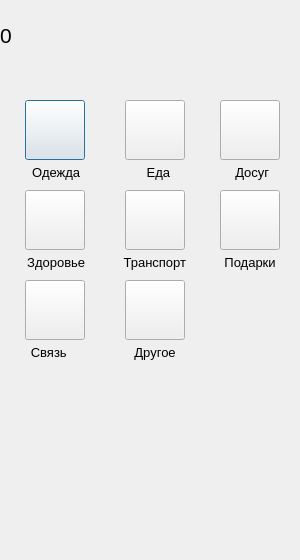
<?xml version="1.0" encoding="UTF-8"?>
<ui version="4.0">
 <class>Dialog3</class>
 <widget class="QDialog" name="Dialog3">
  <property name="geometry">
   <rect>
    <x>0</x>
    <y>0</y>
    <width>300</width>
    <height>560</height>
   </rect>
  </property>
  <property name="windowTitle">
   <string>Dialog</string>
  </property>
  <property name="windowIcon">
   <iconset resource="pictures.qrc">
    <normaloff>:/pict/img/categories.svg</normaloff>:/pict/img/categories.svg</iconset>
  </property>
  <widget class="QLabel" name="label_4">
   <property name="geometry">
    <rect>
     <x>210</x>
     <y>160</y>
     <width>141</width>
     <height>25</height>
    </rect>
   </property>
   <property name="font">
    <font>
     <pointsize>10</pointsize>
    </font>
   </property>
   <property name="text">
    <string>       Досуг</string>
   </property>
  </widget>
  <widget class="QPushButton" name="pushButton">
   <property name="geometry">
    <rect>
     <x>25</x>
     <y>100</y>
     <width>60</width>
     <height>60</height>
    </rect>
   </property>
   <property name="font">
    <font>
     <pointsize>20</pointsize>
    </font>
   </property>
   <property name="text">
    <string/>
   </property>
   <property name="icon">
    <iconset resource="pictures.qrc">
     <normaloff>:/pict/img/clothes.svg</normaloff>:/pict/img/clothes.svg</iconset>
   </property>
   <property name="iconSize">
    <size>
     <width>50</width>
     <height>50</height>
    </size>
   </property>
  </widget>
  <widget class="QLabel" name="label_3">
   <property name="geometry">
    <rect>
     <x>125</x>
     <y>160</y>
     <width>81</width>
     <height>25</height>
    </rect>
   </property>
   <property name="font">
    <font>
     <pointsize>10</pointsize>
    </font>
   </property>
   <property name="text">
    <string>      Еда</string>
   </property>
  </widget>
  <widget class="QPushButton" name="pushButton_3">
   <property name="geometry">
    <rect>
     <x>220</x>
     <y>100</y>
     <width>60</width>
     <height>60</height>
    </rect>
   </property>
   <property name="font">
    <font>
     <pointsize>14</pointsize>
    </font>
   </property>
   <property name="text">
    <string/>
   </property>
   <property name="icon">
    <iconset resource="pictures.qrc">
     <normaloff>:/pict/img/freetime.svg</normaloff>:/pict/img/freetime.svg</iconset>
   </property>
   <property name="iconSize">
    <size>
     <width>50</width>
     <height>50</height>
    </size>
   </property>
  </widget>
  <widget class="QPushButton" name="pushButton_2">
   <property name="geometry">
    <rect>
     <x>125</x>
     <y>100</y>
     <width>60</width>
     <height>60</height>
    </rect>
   </property>
   <property name="font">
    <font>
     <pointsize>14</pointsize>
    </font>
   </property>
   <property name="text">
    <string/>
   </property>
   <property name="icon">
    <iconset resource="pictures.qrc">
     <normaloff>:/pict/img/food.svg</normaloff>:/pict/img/food.svg</iconset>
   </property>
   <property name="iconSize">
    <size>
     <width>50</width>
     <height>50</height>
    </size>
   </property>
  </widget>
  <widget class="QLabel" name="label">
   <property name="geometry">
    <rect>
     <x>0</x>
     <y>0</y>
     <width>300</width>
     <height>70</height>
    </rect>
   </property>
   <property name="font">
    <font>
     <pointsize>16</pointsize>
    </font>
   </property>
   <property name="styleSheet">
    <string notr="true">QLabel {
  qproperty-alignment: ' AlignVCenter | AlignRight';
  border: 1px solid gray;
}

background-color : white;</string>
   </property>
   <property name="text">
    <string>0</string>
   </property>
  </widget>
  <widget class="QLabel" name="label_5">
   <property name="geometry">
    <rect>
     <x>20</x>
     <y>250</y>
     <width>91</width>
     <height>25</height>
    </rect>
   </property>
   <property name="font">
    <font>
     <pointsize>10</pointsize>
    </font>
   </property>
   <property name="text">
    <string>  Здоровье</string>
   </property>
  </widget>
  <widget class="QPushButton" name="pushButton_4">
   <property name="geometry">
    <rect>
     <x>25</x>
     <y>190</y>
     <width>60</width>
     <height>60</height>
    </rect>
   </property>
   <property name="font">
    <font>
     <pointsize>14</pointsize>
    </font>
   </property>
   <property name="text">
    <string/>
   </property>
   <property name="icon">
    <iconset resource="pictures.qrc">
     <normaloff>:/pict/img/health.svg</normaloff>:/pict/img/health.svg</iconset>
   </property>
   <property name="iconSize">
    <size>
     <width>50</width>
     <height>50</height>
    </size>
   </property>
  </widget>
  <widget class="QLabel" name="label_2">
   <property name="geometry">
    <rect>
     <x>25</x>
     <y>160</y>
     <width>91</width>
     <height>25</height>
    </rect>
   </property>
   <property name="font">
    <font>
     <pointsize>10</pointsize>
    </font>
   </property>
   <property name="text">
    <string>  Одежда</string>
   </property>
  </widget>
  <widget class="QPushButton" name="pushButton_5">
   <property name="geometry">
    <rect>
     <x>125</x>
     <y>190</y>
     <width>60</width>
     <height>60</height>
    </rect>
   </property>
   <property name="font">
    <font>
     <pointsize>20</pointsize>
    </font>
   </property>
   <property name="text">
    <string/>
   </property>
   <property name="icon">
    <iconset resource="pictures.qrc">
     <normaloff>:/pict/img/transport.svg</normaloff>:/pict/img/transport.svg</iconset>
   </property>
   <property name="iconSize">
    <size>
     <width>50</width>
     <height>50</height>
    </size>
   </property>
  </widget>
  <widget class="QPushButton" name="pushButton_6">
   <property name="geometry">
    <rect>
     <x>220</x>
     <y>190</y>
     <width>60</width>
     <height>60</height>
    </rect>
   </property>
   <property name="font">
    <font>
     <pointsize>20</pointsize>
    </font>
   </property>
   <property name="text">
    <string/>
   </property>
   <property name="icon">
    <iconset resource="pictures.qrc">
     <normaloff>:/pict/img/present.svg</normaloff>:/pict/img/present.svg</iconset>
   </property>
   <property name="iconSize">
    <size>
     <width>50</width>
     <height>50</height>
    </size>
   </property>
  </widget>
  <widget class="QPushButton" name="pushButton_7">
   <property name="geometry">
    <rect>
     <x>25</x>
     <y>280</y>
     <width>60</width>
     <height>60</height>
    </rect>
   </property>
   <property name="font">
    <font>
     <pointsize>20</pointsize>
    </font>
   </property>
   <property name="text">
    <string/>
   </property>
   <property name="icon">
    <iconset resource="pictures.qrc">
     <normaloff>:/pict/img/telephone.svg</normaloff>:/pict/img/telephone.svg</iconset>
   </property>
   <property name="iconSize">
    <size>
     <width>50</width>
     <height>50</height>
    </size>
   </property>
  </widget>
  <widget class="QPushButton" name="pushButton_8">
   <property name="geometry">
    <rect>
     <x>125</x>
     <y>280</y>
     <width>60</width>
     <height>60</height>
    </rect>
   </property>
   <property name="font">
    <font>
     <pointsize>20</pointsize>
    </font>
   </property>
   <property name="text">
    <string/>
   </property>
   <property name="icon">
    <iconset resource="pictures.qrc">
     <normaloff>:/pict/img/other.svg</normaloff>:/pict/img/other.svg</iconset>
   </property>
   <property name="iconSize">
    <size>
     <width>50</width>
     <height>50</height>
    </size>
   </property>
  </widget>
  <widget class="QLabel" name="label_6">
   <property name="geometry">
    <rect>
     <x>120</x>
     <y>250</y>
     <width>91</width>
     <height>25</height>
    </rect>
   </property>
   <property name="font">
    <font>
     <pointsize>10</pointsize>
    </font>
   </property>
   <property name="text">
    <string> Транспорт</string>
   </property>
  </widget>
  <widget class="QLabel" name="label_7">
   <property name="geometry">
    <rect>
     <x>210</x>
     <y>250</y>
     <width>91</width>
     <height>25</height>
    </rect>
   </property>
   <property name="font">
    <font>
     <pointsize>10</pointsize>
    </font>
   </property>
   <property name="text">
    <string>    Подарки</string>
   </property>
  </widget>
  <widget class="QLabel" name="label_8">
   <property name="geometry">
    <rect>
     <x>20</x>
     <y>340</y>
     <width>91</width>
     <height>25</height>
    </rect>
   </property>
   <property name="font">
    <font>
     <pointsize>10</pointsize>
    </font>
   </property>
   <property name="text">
    <string>   Связь</string>
   </property>
  </widget>
  <widget class="QLabel" name="label_9">
   <property name="geometry">
    <rect>
     <x>120</x>
     <y>340</y>
     <width>91</width>
     <height>25</height>
    </rect>
   </property>
   <property name="font">
    <font>
     <pointsize>10</pointsize>
    </font>
   </property>
   <property name="text">
    <string>    Другое</string>
   </property>
  </widget>
 </widget>
 <resources>
  <include location="pictures.qrc"/>
 </resources>
 <connections/>
</ui>
